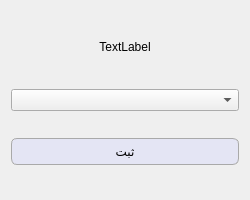
<?xml version="1.0" encoding="UTF-8"?>
<ui version="4.0">
 <class>DeleteOption</class>
 <widget class="QWidget" name="DeleteOption">
  <property name="geometry">
   <rect>
    <x>0</x>
    <y>0</y>
    <width>250</width>
    <height>200</height>
   </rect>
  </property>
  <property name="windowTitle">
   <string>Form</string>
  </property>
  <property name="styleSheet">
   <string notr="true">QPushButton {
    background-color: rgb(228, 229, 244); /* Light gray background */
    border: 1px solid #a9a9a9; /* Darker gray border for a 3D effect */
    border-radius: 6px; /* Rounded corners */
    padding: 5px 10px; /* Padding for a button-like appearance */
    color: black; /* Text color */
    
    /* Subtle gradient for a shiny effect */
    background: qlineargradient(spread:pad, x1:0, y1:0, x2:0, y2:1, 
                                stop:0 #f0f0f0, stop:1 #d3d3d3);
}

QPushButton:hover {
    background-color: #e6e6e6; /* Change to a lighter shade on hover */
    border-color: #b0b0b0; /* Change border color on hover */
}

QPushButton:pressed {
    background-color: #bfbfbf; /* Darker gray when pressed */
    border-color: #808080; /* Slightly darker border when pressed */
}


QWidget {font: 12pt &quot;Segoe UI&quot;;}</string>
  </property>
  <layout class="QHBoxLayout" name="horizontalLayout">
   <item>
    <layout class="QVBoxLayout" name="verticalLayout">
     <item>
      <widget class="QLabel" name="label">
       <property name="sizePolicy">
        <sizepolicy hsizetype="Expanding" vsizetype="Expanding">
         <horstretch>0</horstretch>
         <verstretch>0</verstretch>
        </sizepolicy>
       </property>
       <property name="maximumSize">
        <size>
         <width>16777215</width>
         <height>30</height>
        </size>
       </property>
       <property name="text">
        <string>TextLabel</string>
       </property>
       <property name="alignment">
        <set>Qt::AlignmentFlag::AlignCenter</set>
       </property>
      </widget>
     </item>
     <item>
      <layout class="QVBoxLayout" name="verticalLayout_3">
       <item>
        <widget class="QComboBox" name="comboBox">
         <property name="editable">
          <bool>false</bool>
         </property>
        </widget>
       </item>
      </layout>
     </item>
     <item>
      <widget class="QPushButton" name="pushButton">
       <property name="text">
        <string>ثبت</string>
       </property>
      </widget>
     </item>
    </layout>
   </item>
  </layout>
 </widget>
 <resources/>
 <connections/>
</ui>
